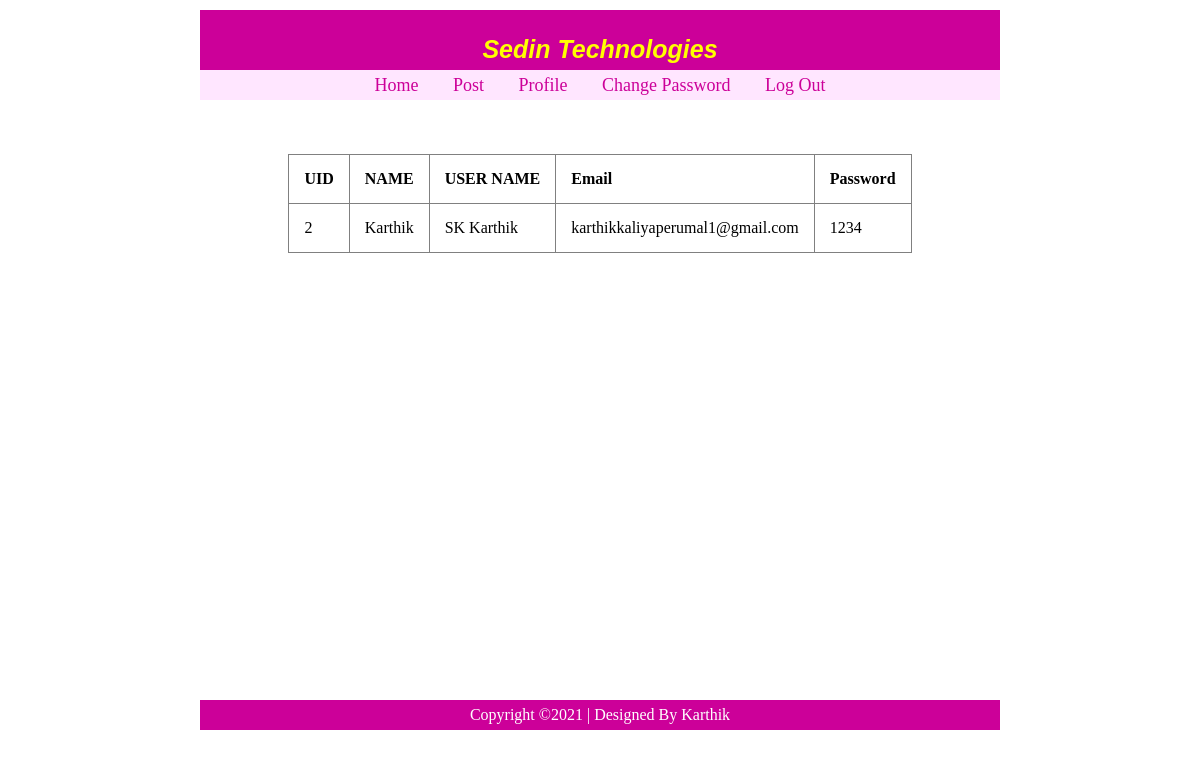
The app's page /profile.php (signed in) with its own data.
### tables this page shows
CREATE TABLE `users` (
  `UID` int(10) NOT NULL,
  `NAME` varchar(100) NOT NULL,
  `USER_NAME` varchar(100) NOT NULL,
  `EMAIL` varchar(100) NOT NULL,
  `PASS` varchar(100) NOT NULL
);

### profile.php (the view, shortened to what this page needs)
<?php
	include("config.php");
?>
<!DOCTYPE html>
<html>
 <head>
<link rel="stylesheet" type="text/css" href="css/style.css">
 <link rel="stylesheet" type="text/css" href="css/signcss.css">
 </head>
 <body>
	<div id="header">
	<h1>Sedin Technologies</h1>
	</div>
 <div id="nav">
	<center>
		<ul id="navul">
		<li> <a href="index.php"> Home</a> </li>
		<li> <a href="post.php">Post </a> </li>
		<li> <a href="profile.php">Profile </a> </li>
		<li> <a href="changepass.php">Change Password</a> </li>
		<li> <a href="logout.php">Log Out</a> </li>
	</ul>
	</center>
 </div>
 <div id="container">
 <center>
 <br><br><br>
 <table border="1">
 <tr><th>UID</th><th>NAME</th><th>USER NAME</th><th>Email</th><th>Password</th></tr>
 <?php
 $sql="SELECT * FROM users WHERE UID='{$_SESSION["id"]}'";
 $res=$con->query($sql);
 if($row=$res->fetch_assoc())
 {
	 echo "<tr><td>{$row["UID"]}</td><td>{$row["NAME"]}</td><td>{$row["USER_NAME"]}</td><td>{$row["EMAIL"]}</td><td>{$row["PASS"]}</td></tr>";
 }
 ?>
 </table>
 </center>
</div>
	<div id="footer">
	<center>Copyright &copy;2021 | Designed By Karthik </center>
	</div>
	</body>
</html>

### css/style.css (style rules this page uses)
* { margin:0px; padding:0px; }
html { background:white; }
body { background:white; height:1000px; width:800px; margin:10px auto; }
#header { background:#cc0099; height:60px; width:100%; }
#nav { background:#ffe6ff; height:30px; width:100%; }
#container { background:white; height:600px; width:100%; }
#footer { background:#cc0099; height:30px; width:100%; color:white; line-height:30px; }
#navul li { list-style-type:none; display:inline; padding-left:15px; padding-right:15px; line-height:30px; font-size:18px; }
#navul li a,#lful li a { text-decoration:none; color:#cc0099; }
h1 { color:yellow; text-align:center; padding-top:25px; font-family:arial; font-size:25px; font-style:italic; }

### profile.php (style rules this page uses)
table { border-collapse: collapse; }
th, td { padding: 15px; text-align: left; }

### records on screen
users: UID "2", NAME "Karthik", USER_NAME "SK Karthik", EMAIL "karthikkaliyaperumal1@gmail.com", PASS "1234"
